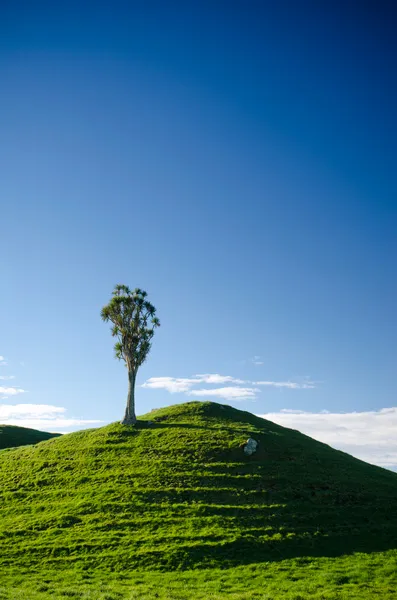
#> input picture tree.jpeg, 397 x 600 px
$ python task.py
#> lines starting #> are read from the running program, lines starting #| are printed output that depends on the picture; after the words box and inside, x2 and y2 are one past the last pixel; in counts of white or black regions, pixels touching at a corner belong together
import cv2
import cv2 as cv
import numpy as np

im = cv2.imread('tree.jpeg')
#> im is the input picture: shape (600, 397, 3); mean B, G, R 136.9, 119.8, 75.3


def menu():

    x = ""
    while x != "6":
        print("Hit Or Miss  -->  PRESS 1 ")
        print("Dilation Filter -->  PRES 2 ")
        print("Erosion Image --> PRESS 3 ")
        print("Opening Image --> PRESS 4 ")
        print("Closing Image --> PRESS 5")
        print("To exit press 6")
        x = input("Please select one of them")
#> the answer given: 1

        if x == "1":
            F1()
        elif x == "2":
            F2()
        elif x == "3":
            F3()
        elif x == "4":
            F4()
        elif x == "5":
            F5()
        elif x == "6":
            print("Good bye!")
            break
        else:
            print("TRY AGAIN!")
def F1():
    input_image = np.array((
        [0, 0, 0, 0, 0, 0, 0, 0],
        [0, 255, 255, 255, 0, 0, 0, 255],
        [0, 255, 255, 255, 0, 0, 0, 0],
        [0, 255, 255, 255, 0, 255, 0, 0],
        [0, 0, 255, 0, 0, 0, 0, 0],
        [0, 0, 255, 0, 0, 255, 255, 0],
        [0, 255, 0, 255, 0, 0, 255, 0],
        [0, 255, 255, 255, 0, 0, 0, 0]), dtype="uint8")
    kernel = np.array((
        [0, 1, 0],
        [1, -1, 1],
        [0, 1, 0]), dtype="int")
    output_image = cv.morphologyEx(input_image, cv.MORPH_HITMISS, kernel)
    rate = 50
    kernel = (kernel + 1) * 127
    kernel = np.uint8(kernel)
    kernel = cv.resize(kernel, None, fx=rate, fy=rate, interpolation=cv.INTER_NEAREST)
    cv.imshow("kernel", kernel)
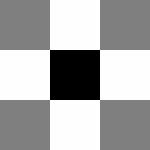
#> window 'kernel': shape (150, 150); min 0, max 254, mean 169.3
    cv.moveWindow("kernel", 0, 0)
    input_image = cv.resize(input_image, None, fx=rate, fy=rate, interpolation=cv.INTER_NEAREST)
    cv.imshow("Original", input_image)
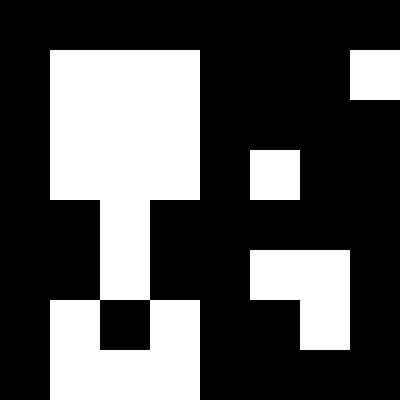
#> window 'Original': shape (400, 400); 32.8% white; 4 white regions, box (x1, y1, x2, y2) and area: (50, 50, 200, 400) 40000, (250, 250, 350, 350) 7500, (350, 50, 400, 100) 2500, (250, 150, 300, 200) 2500
    cv.moveWindow("Original", 0, 200)
    output_image = cv.resize(output_image, None, fx=rate, fy=rate, interpolation=cv.INTER_NEAREST)
    cv.imshow("Hit or Miss", output_image)
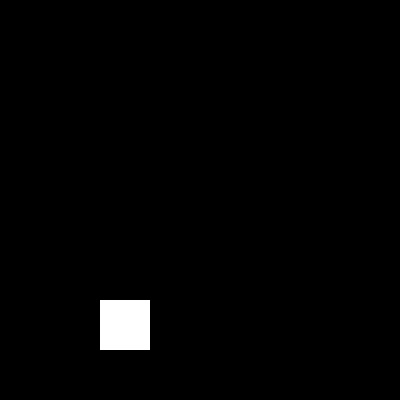
#> window 'Hit or Miss': shape (400, 400); 1.6% white; 1 white region, box (x1, y1, x2, y2) and area: (100, 300, 150, 350) 2500
    cv.moveWindow("Hit or Miss", 500, 200)
    cv.waitKey(0)
    cv.destroyAllWindows()


def F2():
    img=cv2.imread('tree.jpeg',1)
    cv2.imshow('Orginal',img)
    kernel=np.ones((5,5),'uint8')
    dilate_img=cv2.dilate(img,kernel,iterations=1)
    cv2.imshow('Dilated Image', dilate_img)
    cv2.waitKey(0)

def F3():
    img = cv2.imread('tree.jpeg', 0)
    kernel = np.ones((5, 5), np.uint8)
    erosion = cv2.erode(img,kernel,iterations = 1)
    cv2.imshow('Orginal Image', img)
    cv2.imshow('Erosion Image', erosion)
    cv2.waitKey(0)
def F4():
    img = cv2.imread('tree.jpeg', 0)
    kernel = np.ones((5, 5), np.uint8)
    opening = cv2.morphologyEx(img, cv2.MORPH_OPEN, kernel)
    cv2.imshow('Orginal Image', img)
    cv2.imshow('Opening Image', opening)
    cv2.waitKey(0)
def F5():
    img = cv2.imread('tree.jpeg', 0)
    kernel = np.ones((5, 5), np.uint8)
    closing = cv2.morphologyEx(img, cv2.MORPH_CLOSE, kernel)
    cv2.imshow('Orginal Image', img)
    cv2.imshow('Closing Image', closing)
    cv2.waitKey(0)
#> (the run stopped early here; a loop or call above may not have finished)
